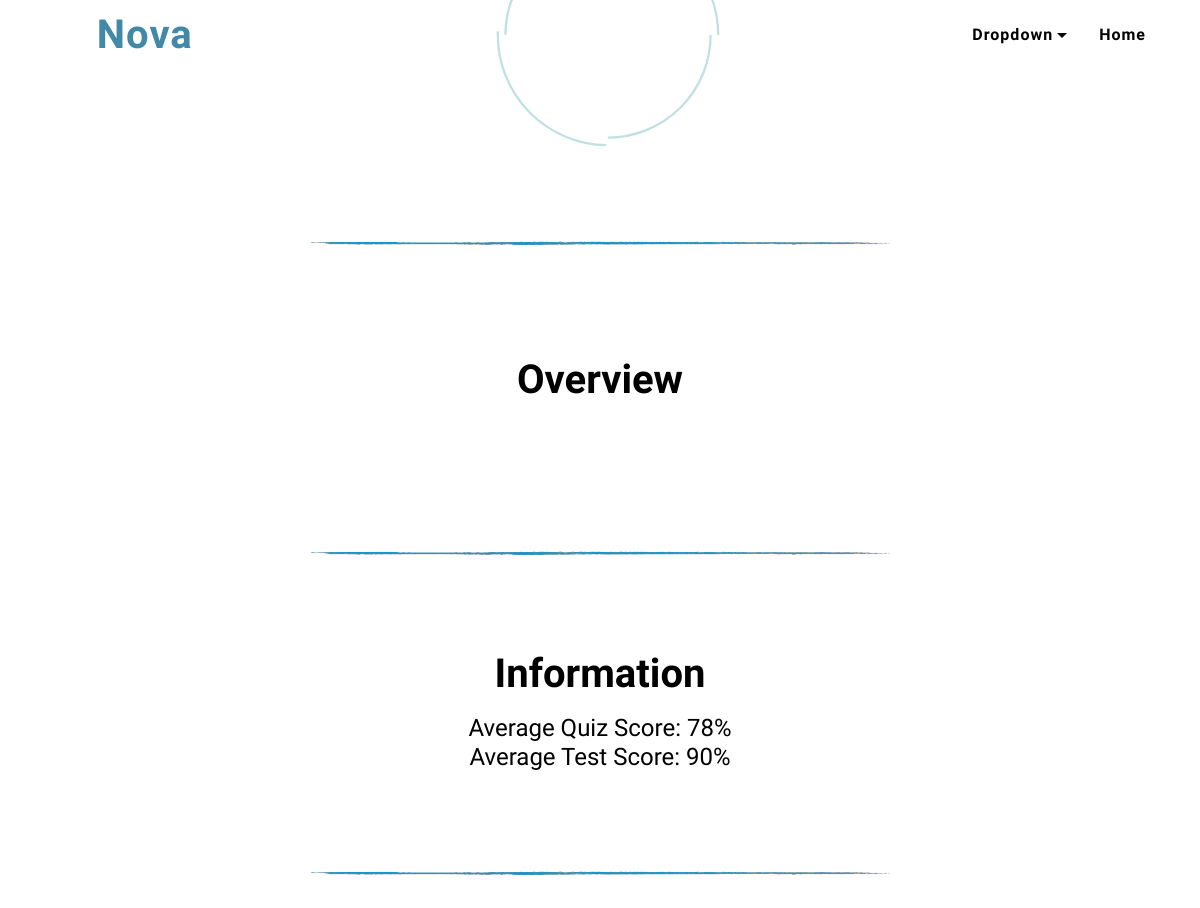
Page /center/teacher_class/1/1/ (signed in, upper part) on the earlier database version.
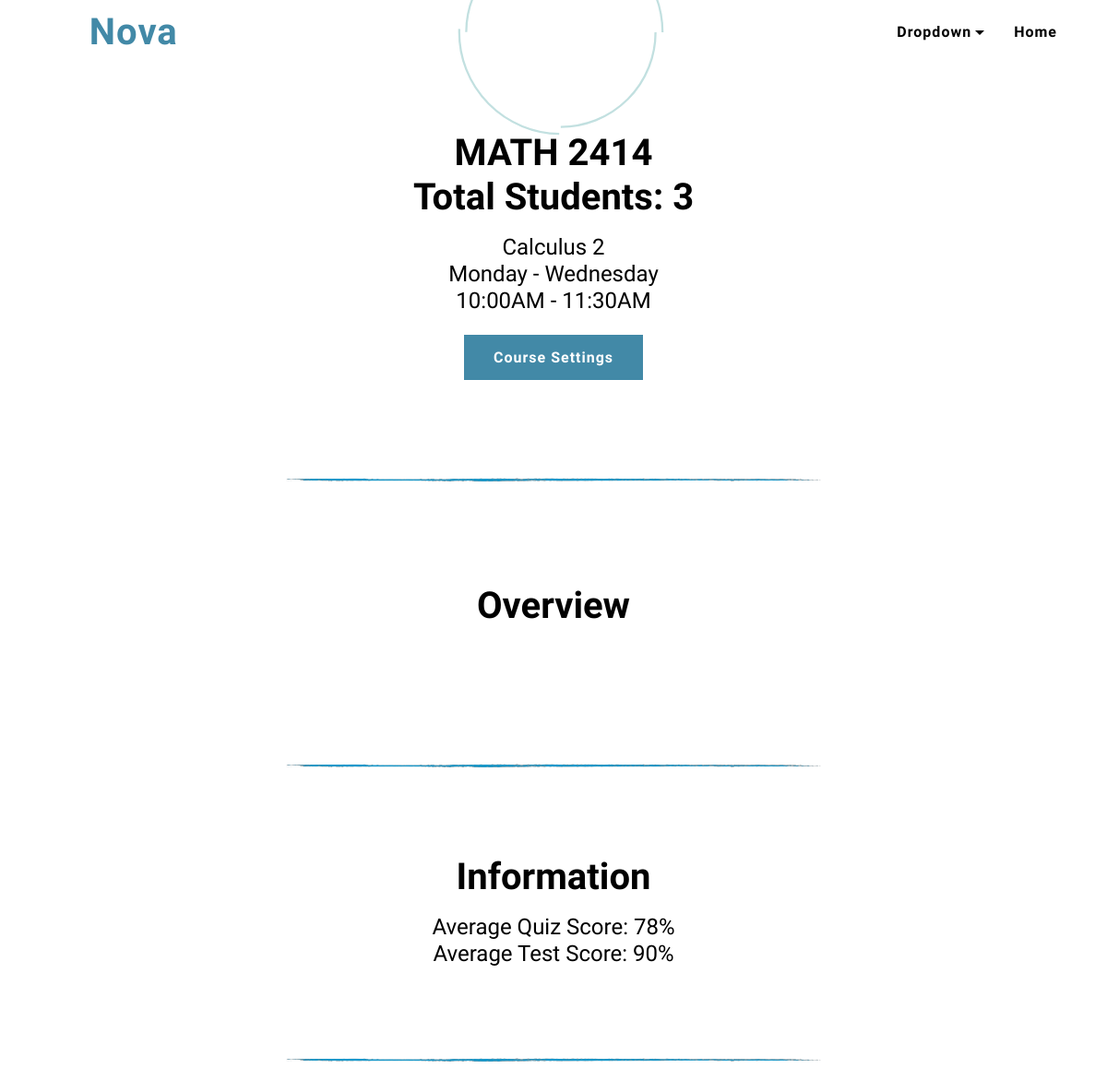
Same page on the later database version.
### login/models.py (models this page shows)
class Classes(models.Model):
    id = models.AutoField(primary_key=True)
    class_id = models.CharField(max_length=50, null=True)
    class_section = models.CharField(max_length=50, null=True)
    class_name = models.CharField(max_length=50, null=True)
    class_number = models.IntegerField(null=True)
    class_teacher = models.CharField(max_length=50, null=True)
    class_teacher_number = models.IntegerField(null=True)
    class_credits = models.IntegerField(null=True)
    class_desc = models.CharField(max_length=50, null=True)
    class_day = models.CharField(max_length=50, null=True)
    class_times = models.CharField(max_length=50, null=True)
    contents = models.ForeignKey(Content, on_delete=models.CASCADE)
    def days(self):
        a = self.class_day.split("-")
        return a
    def times(self):
        a = self.class_times.split("-")
        return a

### center/views.py (the view)
# urls.py: url(r'^teacher_class/(?P<nm>[0-9]+)/(?P<tm>[0-9]+)/$', views.teacherClass, name='teacherClass'),
@login_required(login_url='/login/')
def teacherClass(request, nm, tm):
    template = loader.get_template('center/teacher_class.html')
    class_of = Classes.objects.filter(class_id__contains=nm)
    teacher = Teacher.objects.filter(nova_id__contains=tm)
    content = Content.objects.filter(class_id__contains=nm, teacher=tm)
    num_student = len(Grade.objects.filter(class_of__class_id__contains=nm))
    context = {
        'teacher' : teacher,
        'class' : class_of,
        'num_student': num_student,
        'content' : content,
    }
    return HttpResponse(template.render(context, request))

### center/templates/center/teacher_class.html (shortened to what this page needs)
{% load static %}
<!DOCTYPE html>
<html amp>
<head>
  <link rel="stylesheet" type="text/css" href="{% static "css/styleAll.css" %}">
</head>
<body>
    <section class="menu1 menu horizontal-menu cid-rG2YIN3tjl" id="menu1-c">
  	<nav class="navbar navbar-dropdown navbar-expand-lg navbar-fixed-top">
  		<div class="menu-container container">
  			<div class="navbar-brand">
  				<div class="navbar-logo">
  					<amp-img src="{% static "img/logoPicOnly.png" %}" layout="responsive" height="69" width="69" alt="" class="placeholder-loader">
  						<div placeholder="" class="placeholder">
                                  </div>
  					</amp-img>
  				</div>
  				<span class="navbar-caption-wrap"><a class="navbar-caption mbr-bold text-primary display-2" href="/">Nova</a></span>
  			</div>
  			<div class="collapse navbar-collapse" id="navbarSupportedContent">
  				<ul class="navbar-nav nav-dropdown" data-app-modern-menu="true"><li class="nav-item dropdown open">
  						<a class="nav-link link mbr-bold text-black dropdown-toggle display-7" data-toggle="dropdown-submenu" aria-expanded="true">Dropdown</a>
  					</li>
  					<li class="nav-item">
  						<a class="nav-link mbr-bold link text-black display-7" href="https://8b.com">Home</a>
  					</li>
                  </ul>
  			</div>
  		</div>
  	</nav>
  </section>
<section class="title1 cid-rIcgJ8fz2s" id="title1-27">
    <div class="container">
        <div class="title align-center">
            {%for class in class%}
            <h3 class="mbr-section-title mbr-fonts-style mbr-bold display-2">{{class.class_name}} {{class.class_number}}<br>Total Students: {{num_student}}</h3>
            <h4 class="mbr-text mbr-fonts-style mbr-pt-2 display-5">{{class.class_desc}}<br>{{class.days.0}} - {{class.days.1}}<br>{{class.times.0}} - {{class.times.1}}</h4>
            <div class="card-btn mbr-section-btn mbr-pt-2"><a class="btn btn-lg btn-primary display-7" href="settings/">Course Settings</a></div>
            {%endfor%}
        </div>
    </div>
</section>
<img src="{% static "img/line.png" %}" layout="responsive" width="100" height="70">
<section class="features1 cid-rIcoEr8Uco" id="features1-28">
    <div class="container">
        <div class="title-wrap mbr-pb-4 align-center">
            <h3 class="mbr-section-title mbr-bold mbr-fonts-style display-2">Overview</h3>
        </div>
    </div>
</section>
<img src="{% static "img/line.png" %}" layout="responsive" width="100" height="70">
<section class="title1 cid-rIcgJ8fz2s" id="title1-27">
    <div class="container">
        <div class="title align-center">
            <h3 class="mbr-section-title mbr-fonts-style mbr-bold display-2">Information</h3>
            <h4 class="mbr-text mbr-fonts-style mbr-pt-2 display-5">Average Quiz Score: 78%<br>Average Test Score: 90%</h4>
        </div>
    </div>
</section>
<img src="{% static "img/line.png" %}" layout="responsive" width="100" height="70">
</body>
</html>

### center/templates/center/teacher_class.html (style rules this page uses)
body { -webkit-animation:-amp-start 8s steps(1,end) 0s 1 normal both;-moz-animation:-amp-start 8s steps(1,end) 0s 1 normal both;-ms-animation:-amp-start 8s steps(1,end) 0s 1 normal both;animation:-amp-start 8s steps(1,end) 0s 1 normal both }

Differences in the rows shown:
added Classes: class_name "MATH", class_number "2414", num_student "3", class_desc "Calculus 2", days.0 "Monday", days.1 "Wednesday", times.0 "10:00AM", times.1 "11:30AM"
